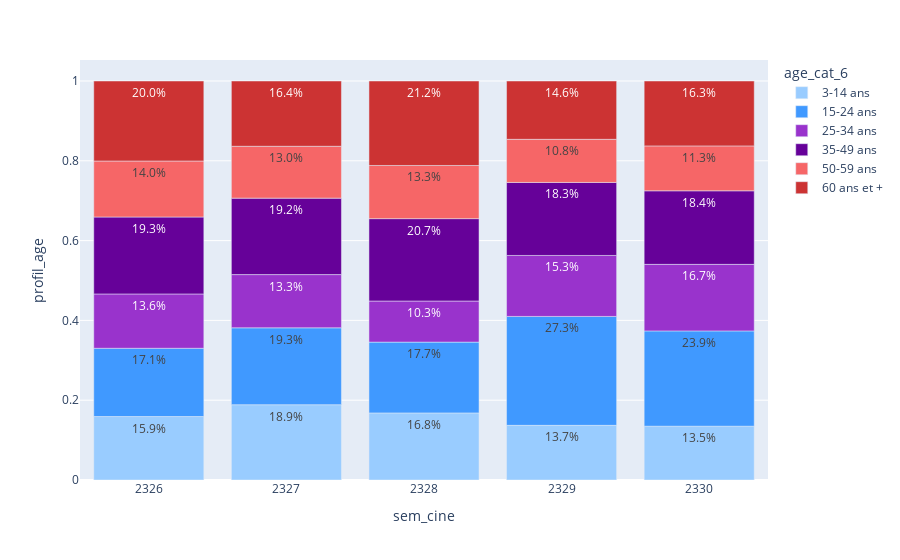

Notebook source saved alongside this figure:
### Markdown cell above
### **Ajoutez les valeurs formattées de chaque profil**  
Dans le doc au lien donnée ci-dessus, trouver les paramètres qui permettent : 
- d'ajouter la valeur de chaque profil dans chaque barre.  
- de formatter les valeurs en pourcentage avec 1 décimale.  

Vous trouverez ci-dessous les différentes possibilités de formattages possibles:  
| Format  | Description                                               | Example output for `12345.678`         |
| ------- | --------------------------------------------------------- | -------------------------------------- |
| `d`     | Integer (no decimals)                                     | `12346`                                |
| `,d`    | Integer with thousands separator                          | `12,346`                               |
| `.2f`   | Fixed-point, 2 decimals                                   | `12345.68`                             |
| `,.1f`  | Fixed-point with thousands separator, 1 decimal           | `12,345.7`                             |
| `e`     | Exponential notation                                      | `1.234568e+4`                          |
| `.2e`   | Exponential with 2 decimals                               | `1.23e+4`                              |
| `r`     | Rounded significant digits                                | `12300`                                |
| `.3r`   | 3 significant digits                                      | `12300`                                |
| `s`     | SI-prefix notation                                        | `12k`                                  |
| `.2s`   | SI-prefix with 2 significant digits                       | `12k`                                  |
| `%`     | Percentage (value ×100 with `%`)                          | `1234568%`                             |
| `.1%`   | Percentage with 1 decimal                                 | `1234567.8%`                           |
| `$,.2f` | Currency (USD style) with thousands separator, 2 decimals | `$12,345.68`                           |
| `.1f€`  | Custom suffix (Euro)                                      | `12345.7€`                             |
| `+,.2f` | Force sign (+/−) with thousands separator, 2 decimals     | `+12,345.68`                           |
| `(.2f`  | Negative numbers in parentheses                           | `12345.68` (if negative: `(12345.68)`) |

### Code cell
fig = px.bar(
    data_agg_age,
    x='sem_cine',
    y='profil_age',
    color='age_cat_6',
    color_discrete_sequence=age_colors,
    text='profil_age',
    text_auto='.1%', #type: ignore => remove the warning of wrong passed type
)

fig

### Figure 1 — Plotly figure (JSON) as saved in the notebook; plotly's stock layout.template omitted (floating-point values rounded to 4 significant figures)
{"data": [{"hovertemplate": "age_cat_6=3-14 ans<br>sem_cine=%{x}<br>profil_age=%{text}<extra></extra>", "legendgroup": "3-14 ans", "marker": {"color": "rgba(153,204,255,1)", "pattern": {"shape": ""}}, "name": "3-14 ans", "orientation": "v", "showlegend": true, "text": [0.1591, 0.1887, 0.1682, 0.137, 0.1349], "textposition": "auto", "texttemplate": "%{y:.1%}", "type": "bar", "x": [2326, 2327, 2328, 2329, 2330], "xaxis": "x", "y": [0.1591, 0.1887, 0.1682, 0.137, 0.1349], "yaxis": "y"}, {"hovertemplate": "age_cat_6=15-24 ans<br>sem_cine=%{x}<br>profil_age=%{text}<extra></extra>", "legendgroup": "15-24 ans", "marker": {"color": "rgba(64,153,255,1)", "pattern": {"shape": ""}}, "name": "15-24 ans", "orientation": "v", "showlegend": true, "text": [0.1711, 0.1927, 0.1774, 0.2729, 0.2388], "textposition": "auto", "texttemplate": "%{y:.1%}", "type": "bar", "x": [2326, 2327, 2328, 2329, 2330], "xaxis": "x", "y": [0.1711, 0.1927, 0.1774, 0.2729, 0.2388], "yaxis": "y"}, {"hovertemplate": "age_cat_6=25-34 ans<br>sem_cine=%{x}<br>profil_age=%{text}<extra></extra>", "legendgroup": "25-34 ans", "marker": {"color": "rgba(153,51,204,1)", "pattern": {"shape": ""}}, "name": "25-34 ans", "orientation": "v", "showlegend": true, "text": [0.1361, 0.1334, 0.103, 0.1528, 0.1668], "textposition": "auto", "texttemplate": "%{y:.1%}", "type": "bar", "x": [2326, 2327, 2328, 2329, 2330], "xaxis": "x", "y": [0.1361, 0.1334, 0.103, 0.1528, 0.1668], "yaxis": "y"}, {"hovertemplate": "age_cat_6=35-49 ans<br>sem_cine=%{x}<br>profil_age=%{text}<extra></extra>", "legendgroup": "35-49 ans", "marker": {"color": "rgba(102,1,153,1)", "pattern": {"shape": ""}}, "name": "35-49 ans", "orientation": "v", "showlegend": true, "text": [0.1928, 0.1916, 0.2065, 0.183, 0.1844], "textposition": "auto", "texttemplate": "%{y:.1%}", "type": "bar", "x": [2326, 2327, 2328, 2329, 2330], "xaxis": "x", "y": [0.1928, 0.1916, 0.2065, 0.183, 0.1844], "yaxis": "y"}, {"hovertemplate": "age_cat_6=50-59 ans<br>sem_cine=%{x}<br>profil_age=%{text}<extra></extra>", "legendgroup": "50-59 ans", "marker": {"color": "rgba(246,102,103,1)", "pattern": {"shape": ""}}, "name": "50-59 ans", "orientation": "v", "showlegend": true, "text": [0.1404, 0.13, 0.1332, 0.1081, 0.1126], "textposition": "auto", "texttemplate": "%{y:.1%}", "type": "bar", "x": [2326, 2327, 2328, 2329, 2330], "xaxis": "x", "y": [0.1404, 0.13, 0.1332, 0.1081, 0.1126], "yaxis": "y"}, {"hovertemplate": "age_cat_6=60 ans et +<br>sem_cine=%{x}<br>profil_age=%{text}<extra></extra>", "legendgroup": "60 ans et +", "marker": {"color": "rgba(204,51,51,1)", "pattern": {"shape": ""}}, "name": "60 ans et +", "orientation": "v", "showlegend": true, "text": [0.2005, 0.1636, 0.2117, 0.1462, 0.1626], "textposition": "auto", "texttemplate": "%{y:.1%}", "type": "bar", "x": [2326, 2327, 2328, 2329, 2330], "xaxis": "x", "y": [0.2005, 0.1636, 0.2117, 0.1462, 0.1626], "yaxis": "y"}], "layout": {"barmode": "relative", "legend": {"title": {"text": "age_cat_6"}, "tracegroupgap": 0}, "margin": {"t": 60}, "xaxis": {"anchor": "y", "domain": [0, 1], "title": {"text": "sem_cine"}}, "yaxis": {"anchor": "x", "domain": [0, 1], "title": {"text": "profil_age"}}}}
